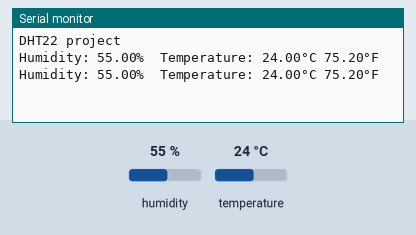
Recording of a sketch running on a simulated Arduino Uno, built with avr-gcc and run on an emulated ATmega328P. On the bench: the last lines printed to the serial monitor. The test bench sets the inputs (shaded band); at power-on: humidity 55 %, temperature 24 °C.

Above: at 10.8 s.
10.9 s: humidity set to 22 %
At 15.5 s:
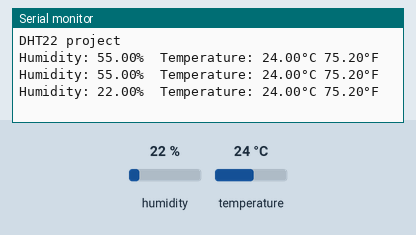
18.4 s: temperature set to 12 °C
At 21.4 s:
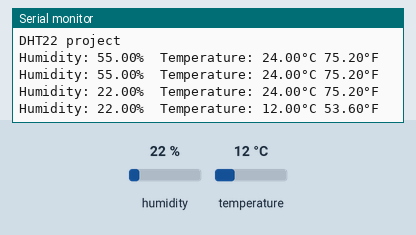
25.9 s: humidity set to 40 %
At 30.9 s:
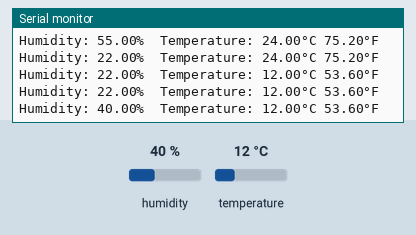
Timing chart, 0 to 32.4 s (numbered marks = the images above; inputs shaded):
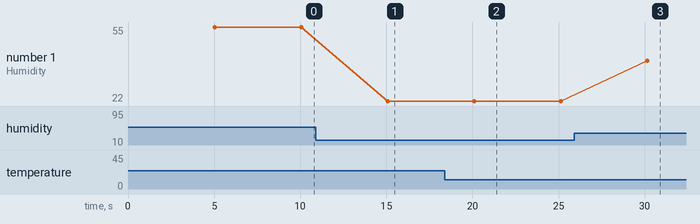

The sketch:

dhtproject.ino
```cpp
#include "DHT.h"
#define DHTPIN 4
#define DHTTYPE DHT11
DHT dht(DHTPIN, DHTTYPE);

// library needed
// + dht sensor library

void setup() {
  // put your setup code here, to run once:
  Serial.begin(115200);
  Serial.println("DHT22 project");
  dht.begin();
}

void loop() {
  // put your main code here, to run repeatedly:
  delay(5000);  // this speeds up the simulation
  float h = dht.readHumidity();
  // Read temperature as Celsius (the default)
  float t = dht.readTemperature();
  // Read temperature as Fahrenheit (isFahrenheit = true)
  float f = dht.readTemperature(true);

  // Check if any reads failed and exit early (to try again).
  if (isnan(h) || isnan(t) || isnan(f)) {
    Serial.println(F("Failed to read from DHT sensor!"));
    return;
  }

  Serial.print(F("Humidity: "));
  Serial.print(h);
  Serial.print(F("%  Temperature: "));
  Serial.print(t);
  Serial.print(F("°C "));
  Serial.print(f);
  Serial.println(F("°F"));
}
```

Measured:
- after the input at 10.9 s, the serial monitor: prints a new line after 4.2 s (image 1)
- after the input at 18.4 s, the serial monitor: prints a new line after 1.7 s (image 2)
- after the input at 25.9 s, the serial monitor: prints a new line after 4.2 s (image 3)
- plotted number 1: 55 → 22 after the input at 10.9 s, 22 → 40 after the input at 25.9 s
